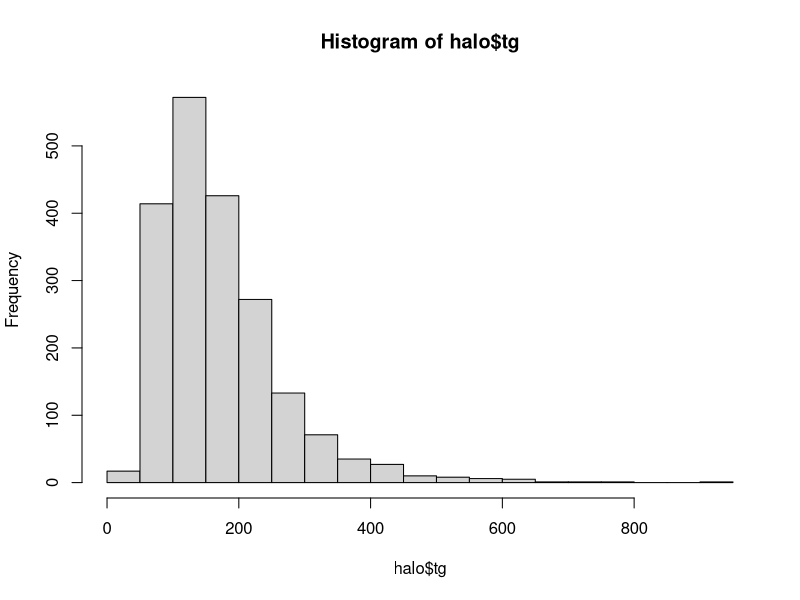
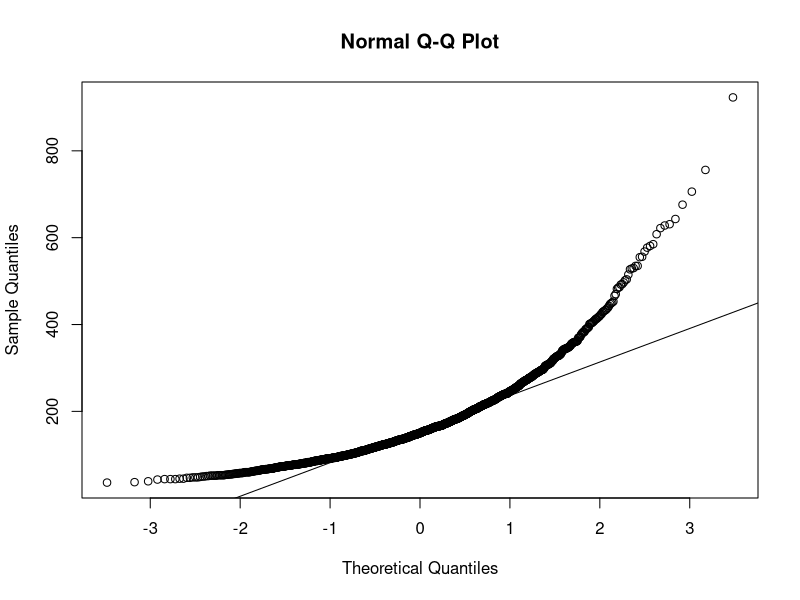
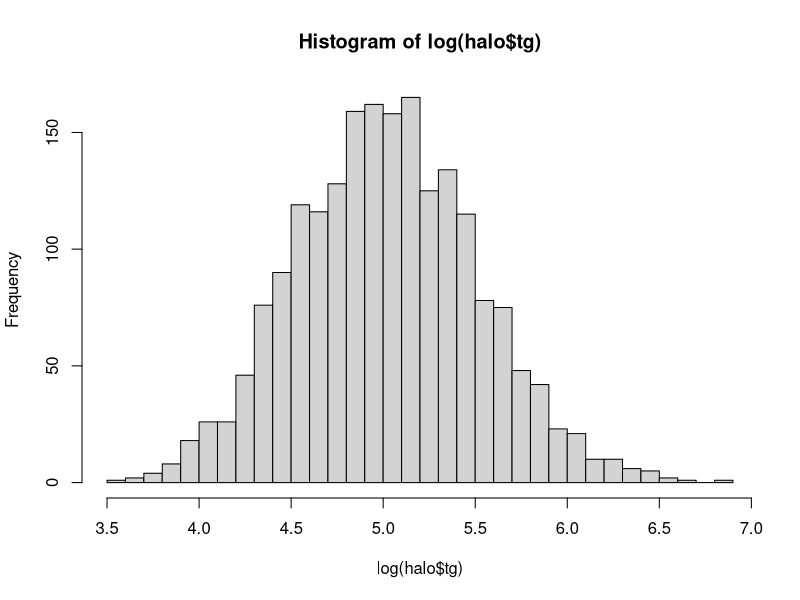
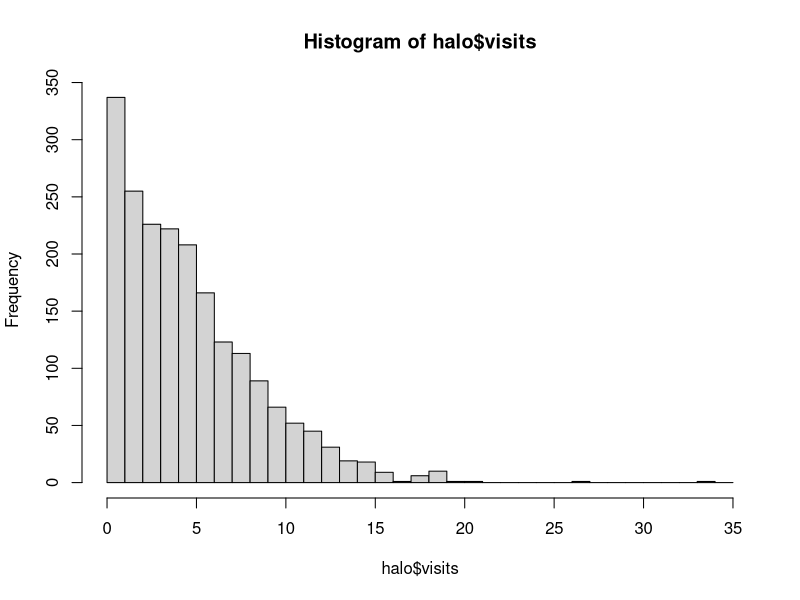
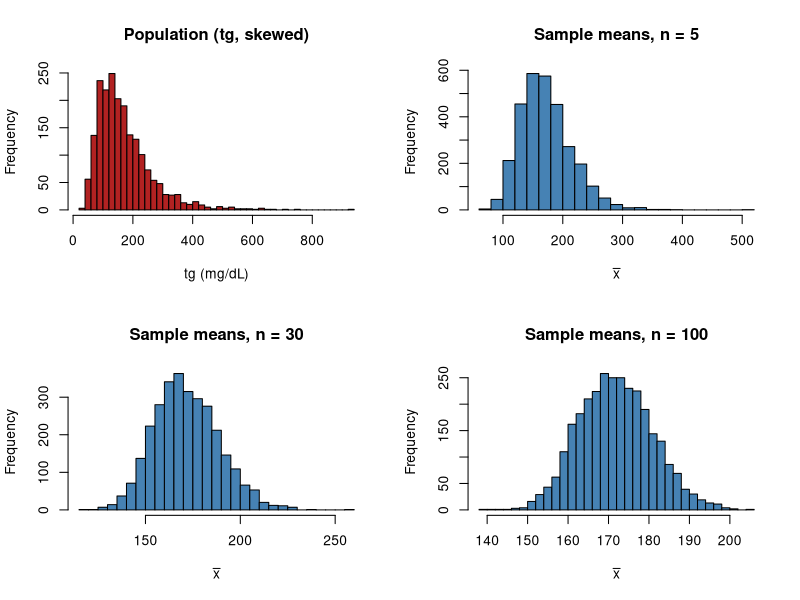

These figures' R source, in order:
## ==========================================================================
## Modern Biostatistics with R and AI, Volume II
## Chapter 4  The Normal Distribution and the Central Limit Theorem
##
## Every code block the chapter prints, in the order it appears, labelled
## with its Using R box number or listing number so the script and the book
## can be read side by side.
##
## Run from the top of Volume-II, where datasets/ lives:
##   Rscript code/chapter04.R
##
## ==========================================================================

halo <- read.csv("datasets/halo.csv")
names(halo) <- tolower(names(halo))


## --------------------------------------------------------------------------
## Using R 4.1  The 68-95-99.7 rule checked against HALO peak heart rate
## --------------------------------------------------------------------------

m <- mean(halo$max_hr); s <- sd(halo$max_hr)
c(m, s)                              # 161.36 and 13.74
m + c(-1, 1) * s                     # 147.6 to 175.1 beats/min
mean(abs(halo$max_hr - m) <= s)      # 0.683, against the rule 0.68
mean(abs(halo$max_hr - m) <= 2 * s)  # 0.957, against the rule 0.95


## --------------------------------------------------------------------------
## Using R 4.2  Standard normal areas and percentiles with pnorm() and qnorm()
## --------------------------------------------------------------------------

z <- (100 - 141.4) / 34.1
round(z, 2)                          # -1.21
pnorm(-1.21)                         # 0.1131 below 100 mg/dL
mean(halo$ldl0 < 100)                # 0.1100, observed
qnorm(0.99)                          # 2.3263, the top 1%
141.4 + qnorm(0.99) * 34.1           # 220.7 mg/dL


## --------------------------------------------------------------------------
## Using R 4.3  Non-standard normal calculations on the original scale
## --------------------------------------------------------------------------

pnorm(120, 82.5, 16.4, lower.tail = FALSE)   # 0.0111 above 120 kg
mean(halo$weight0 > 120)                     # 0.0170, the observed share
qnorm(0.90, 4.7, 1.5)                        # 6.62 hours per week
pnorm(7, 4.7, 1.5) - pnorm(3, 4.7, 1.5)      # 0.8089 between 3 and 7
qnorm(c(0.025, 0.975), 64.8, 8.0)            # ages 49.1 to 80.5
pnorm(175.5, 141.4, 34.1) - pnorm(107.3, 141.4, 34.1)   # 0.6827


## --------------------------------------------------------------------------
## Using R 4.4  The standard error and how it shrinks with sample size
## --------------------------------------------------------------------------

halo$sbp0[halo$sbp0 > 300] <- NA   # the planted 1,350
s <- sd(halo$sbp0, na.rm = TRUE)
s                                    # 16.56 mmHg
s / sqrt(c(9, 36, 144))              # 5.52, 2.76, 1.38 mmHg


## --------------------------------------------------------------------------
## Using R 4.5  The Central Limit Theorem by resampling HALO triglycerides
## --------------------------------------------------------------------------

set.seed(42)
mm <- replicate(3000, mean(sample(halo$tg, 30)))
c(mean(mm), sd(mm))                  # 171.72 and 17.17
sd(halo$tg) / sqrt(30)               # 17.06, the formula
mean(mm > 200)                       # 0.0593


## --------------------------------------------------------------------------
## Using R 4.6  Three normality checks: histogram, Q-Q plot, Shapiro-Wilk
## --------------------------------------------------------------------------

hist(halo$tg, breaks = 30)
qqnorm(halo$tg); qqline(halo$tg)
shapiro.test(halo$tg)
shapiro.test(halo$max_hr)


## --------------------------------------------------------------------------
## Listing 4.1  Log and square-root transformations of skewed HALO variables
## --------------------------------------------------------------------------

halo <- read.csv("datasets/halo.csv")
names(halo) <- tolower(names(halo))
library(psych)   # for skew()
tg <- halo$tg
# Shape on the original scale and on the log scale
round(c(raw = skew(tg), log = skew(log(tg))), 2)
shapiro.test(log(tg))
# Back-transform the mean of the logs: the geometric mean
m <- mean(log(tg))
round(c(mean_log = m, geo_mean = exp(m),
        median = median(tg), mean = mean(tg)), 2)
# A 95% interval on the log scale, then back to mg/dL
se <- sd(log(tg)) / sqrt(length(tg))
round(exp(m + c(-1.96, 1.96) * se), 1)
# Glucose: the log helps much less
g <- halo$glucose
round(c(raw = skew(g), log = skew(log(g))), 2)
round(tapply(g, halo$diabetes, skew), 2)
# A count with zeros: the square root instead of the log
sum(halo$visits == 0)
round(c(raw = skew(halo$visits),
        sqrt = skew(sqrt(halo$visits))), 2)


## --------------------------------------------------------------------------
## Using R 4.7  Reading a transformation: geometric mean, logs, counts with zeros
## --------------------------------------------------------------------------

c(mean(halo$tg), median(halo$tg))
exp(mean(log(halo$tg)))
shapiro.test(log(halo$tg))
sum(halo$visits == 0)
hist(log(halo$tg), breaks = 30)
hist(halo$visits, breaks = 0:35)


## --------------------------------------------------------------------------
## Listing 4.2  Visualizing the Central Limit Theorem with one line of resampling
## --------------------------------------------------------------------------

set.seed(42)
# Right-skewed population: the 2,000 HALO triglyceride values
pop <- halo$tg
# Sampling distribution at three different sample sizes
means_n5   <- replicate(3000, mean(sample(pop, size = 5)))
means_n30  <- replicate(3000, mean(sample(pop, size = 30)))
means_n100 <- replicate(3000, mean(sample(pop, size = 100)))
par(mfrow = c(2, 2))
hist(pop, breaks = 50, col = "firebrick",
     main = "Population (tg, skewed)", xlab = "tg (mg/dL)")
hist(means_n5, breaks = 30, col = "steelblue",
     main = "Sample means, n = 5", xlab = expression(bar(x)))
hist(means_n30, breaks = 30, col = "steelblue",
     main = "Sample means, n = 30", xlab = expression(bar(x)))
hist(means_n100, breaks = 30, col = "steelblue",
     main = "Sample means, n = 100", xlab = expression(bar(x)))
par(mfrow = c(1, 1))
# Compare the spread of the means with sigma / sqrt(n)
round(c(mean(pop), mean(means_n30)), 1)
round(c(sd(means_n30), sd(pop) / sqrt(30)), 2)


## --------------------------------------------------------------------------
## Listing 4.3  Generating a normal reference population with rnorm()
## --------------------------------------------------------------------------

set.seed(4)                       # without this, the numbers change every run
# 2,000 values from the model fitted to total cholesterol
sim <- rnorm(2000, mean = 223.4, sd = 41.3)
round(c(mean(sim), sd(sim)), 2)
# Does the model reproduce the right tail of the real data?
mean(sim >= 300)
mean(halo$total_chol >= 300)
# The model's own tail, with no simulation noise
1 - pnorm(300, 223.4, 41.3)


## --------------------------------------------------------------------------
## Using R 4.8  pnorm() and qnorm() as inverses: two round-trip checks
## --------------------------------------------------------------------------

pnorm(2) + pnorm(2, lower.tail = FALSE)      # 1, the two tails must add to 1
qnorm(pnorm(1.88))                           # 1.88, the round trip
